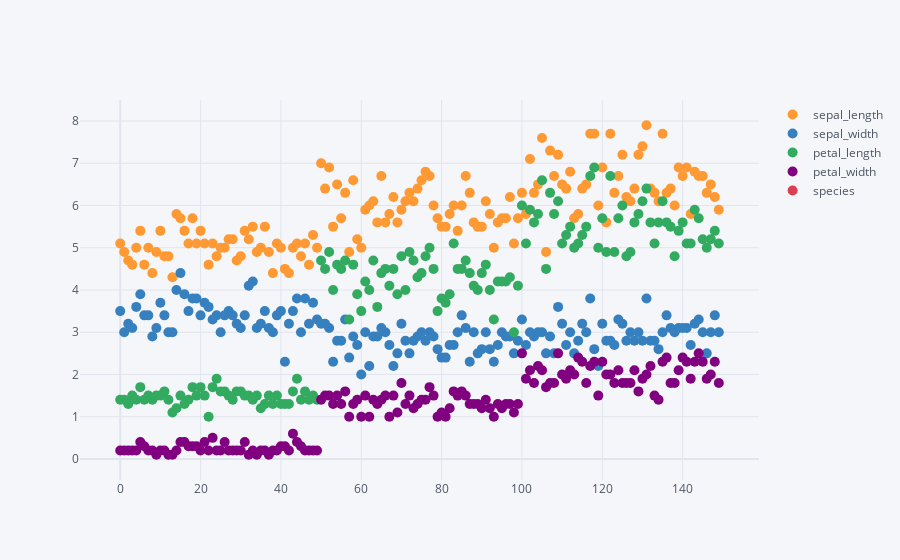

Notebook source saved alongside this figure:
### Code cell
df.iplot(mode='markers',kind='scatter',size=10)

### Figure 1 — Plotly figure (JSON) as saved in the notebook; plotly's stock layout.template omitted (floating-point values rounded to 4 significant figures; data arrays with more than 128 entries replaced by an {"elided": "..."} marker saying what was removed)
{"data": [{"line": {"color": "rgba(255, 153, 51, 1.0)", "dash": "solid", "shape": "linear", "width": 1.3}, "marker": {"size": 10, "symbol": "circle"}, "mode": "markers", "name": "sepal_length", "text": "", "type": "scatter", "x": {"elided": "150 int values"}, "y": {"elided": "150 float values"}}, {"line": {"color": "rgba(55, 128, 191, 1.0)", "dash": "solid", "shape": "linear", "width": 1.3}, "marker": {"size": 10, "symbol": "circle"}, "mode": "markers", "name": "sepal_width", "text": "", "type": "scatter", "x": {"elided": "150 int values"}, "y": {"elided": "150 float values"}}, {"line": {"color": "rgba(50, 171, 96, 1.0)", "dash": "solid", "shape": "linear", "width": 1.3}, "marker": {"size": 10, "symbol": "circle"}, "mode": "markers", "name": "petal_length", "text": "", "type": "scatter", "x": {"elided": "150 int values"}, "y": {"elided": "150 float values"}}, {"line": {"color": "rgba(128, 0, 128, 1.0)", "dash": "solid", "shape": "linear", "width": 1.3}, "marker": {"size": 10, "symbol": "circle"}, "mode": "markers", "name": "petal_width", "text": "", "type": "scatter", "x": {"elided": "150 int values"}, "y": {"elided": "150 float values"}}, {"line": {"color": "rgba(219, 64, 82, 1.0)", "dash": "solid", "shape": "linear", "width": 1.3}, "marker": {"size": 10, "symbol": "circle"}, "mode": "markers", "name": "species", "text": "", "type": "scatter", "x": {"elided": "150 int values"}, "y": {"elided": "150 str values"}}], "layout": {"legend": {"bgcolor": "#F5F6F9", "font": {"color": "#4D5663"}}, "paper_bgcolor": "#F5F6F9", "plot_bgcolor": "#F5F6F9", "title": {"font": {"color": "#4D5663"}}, "xaxis": {"gridcolor": "#E1E5ED", "showgrid": true, "tickfont": {"color": "#4D5663"}, "title": {"font": {"color": "#4D5663"}, "text": ""}, "zerolinecolor": "#E1E5ED"}, "yaxis": {"gridcolor": "#E1E5ED", "showgrid": true, "tickfont": {"color": "#4D5663"}, "title": {"font": {"color": "#4D5663"}, "text": ""}, "zerolinecolor": "#E1E5ED"}}}
